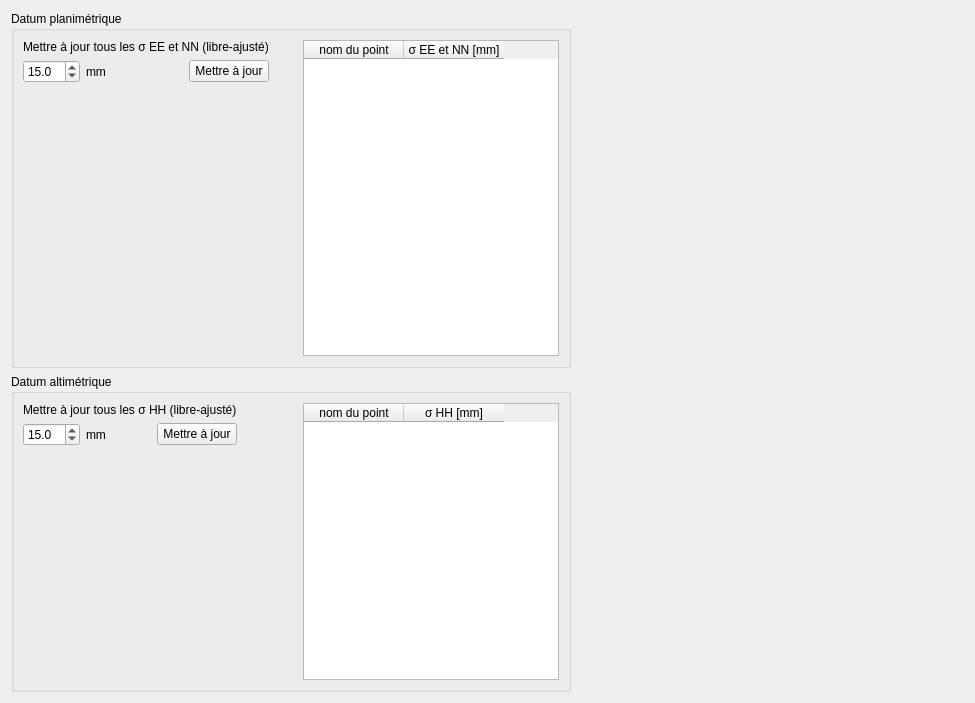
      <widget class="QWidget" name="tab_11">
       <attribute name="icon">
        <iconset>
         <normaloff>img/PF.png</normaloff>img/PF.png</iconset>
       </attribute>
       <attribute name="title">
        <string> Points fixes</string>
       </attribute>
       <layout class="QGridLayout" name="gridLayout_14" rowstretch="0,0">
        <item row="0" column="1" rowspan="2">
         <spacer name="horizontalSpacer_8">
          <property name="orientation">
           <enum>Qt::Horizontal</enum>
          </property>
          <property name="sizeHint" stdset="0">
           <size>
            <width>393</width>
            <height>600</height>
           </size>
          </property>
         </spacer>
        </item>
        <item row="0" column="0">
         <widget class="QGroupBox" name="groupBox_8">
          <property name="font">
           <font>
            <family>MS Shell Dlg 2</family>
            <pointsize>9</pointsize>
            <weight>50</weight>
            <italic>false</italic>
            <bold>false</bold>
           </font>
          </property>
          <property name="title">
           <string>Datum planimétrique</string>
          </property>
          <layout class="QGridLayout" name="gridLayout_12">
           <item row="0" column="0" colspan="4">
            <widget class="QLabel" name="label_50">
             <property name="text">
              <string>Mettre à jour tous les σ EE et NN (libre-ajusté)</string>
             </property>
            </widget>
           </item>
           <item row="0" column="5" rowspan="3">
            <widget class="QTableWidget" name="tableWidgetDatumPlani">
             <property name="styleSheet">
              <string notr="true">font: 8pt &quot;MS Shell Dlg 2&quot;;</string>
             </property>
             <property name="editTriggers">
              <set>QAbstractItemView::AnyKeyPressed|QAbstractItemView::DoubleClicked|QAbstractItemView::EditKeyPressed|QAbstractItemView::SelectedClicked</set>
             </property>
             <attribute name="verticalHeaderVisible">
              <bool>false</bool>
             </attribute>
             <column>
              <property name="text">
               <string>nom du point</string>
              </property>
             </column>
             <column>
              <property name="text">
               <string>σ EE et NN [mm]</string>
              </property>
             </column>
            </widget>
           </item>
           <item row="1" column="0">
            <widget class="QDoubleSpinBox" name="planiEcartTypePoint">
             <property name="decimals">
              <number>1</number>
             </property>
             <property name="maximum">
              <double>100.000000000000000</double>
             </property>
             <property name="singleStep">
              <double>1.000000000000000</double>
             </property>
             <property name="value">
              <double>15.000000000000000</double>
             </property>
            </widget>
           </item>
           <item row="1" column="1">
            <widget class="QLabel" name="label_45">
             <property name="text">
              <string>mm</string>
             </property>
            </widget>
           </item>
           <item row="1" column="3">
            <widget class="QPushButton" name="adaptSigmaPlani">
             <property name="text">
              <string>Mettre à jour</string>
             </property>
            </widget>
           </item>
           <item row="1" column="4">
            <spacer name="horizontalSpacer">
             <property name="orientation">
              <enum>Qt::Horizontal</enum>
             </property>
             <property name="sizeHint" stdset="0">
              <size>
               <width>28</width>
               <height>20</height>
              </size>
             </property>
            </spacer>
           </item>
           <item row="2" column="2">
            <spacer name="verticalSpacer_5">
             <property name="orientation">
              <enum>Qt::Vertical</enum>
             </property>
             <property name="sizeHint" stdset="0">
              <size>
               <width>20</width>
               <height>267</height>
              </size>
             </property>
            </spacer>
           </item>
          </layout>
         </widget>
        </item>
        <item row="1" column="0">
         <widget class="QGroupBox" name="groupBox_9">
          <property name="font">
           <font>
            <family>MS Shell Dlg 2</family>
            <pointsize>9</pointsize>
            <weight>50</weight>
            <italic>false</italic>
            <bold>false</bold>
           </font>
          </property>
          <property name="title">
           <string>Datum altimétrique</string>
          </property>
          <layout class="QGridLayout" name="gridLayout_13">
           <item row="0" column="0" colspan="4">
            <widget class="QLabel" name="label_55">
             <property name="text">
              <string>Mettre à jour tous les σ HH (libre-ajusté)</string>
             </property>
            </widget>
           </item>
           <item row="0" column="5" rowspan="3">
            <widget class="QTableWidget" name="tableWidgetDatumAlti">
             <property name="styleSheet">
              <string notr="true">font: 8pt &quot;MS Shell Dlg 2&quot;;</string>
             </property>
             <property name="editTriggers">
              <set>QAbstractItemView::AnyKeyPressed|QAbstractItemView::DoubleClicked|QAbstractItemView::EditKeyPressed|QAbstractItemView::SelectedClicked</set>
             </property>
             <attribute name="verticalHeaderVisible">
              <bool>false</bool>
             </attribute>
             <column>
              <property name="text">
               <string>nom du point</string>
              </property>
             </column>
             <column>
              <property name="text">
               <string>σ HH [mm]</string>
              </property>
             </column>
            </widget>
           </item>
           <item row="1" column="0">
            <widget class="QDoubleSpinBox" name="altiEcartTypePoint">
             <property name="decimals">
              <number>1</number>
             </property>
             <property name="maximum">
              <double>100.000000000000000</double>
             </property>
             <property name="singleStep">
              <double>1.000000000000000</double>
             </property>
             <property name="value">
              <double>15.000000000000000</double>
             </property>
            </widget>
           </item>
           <item row="1" column="1">
            <widget class="QLabel" name="label_46">
             <property name="text">
              <string>mm</string>
             </property>
            </widget>
           </item>
           <item row="1" column="3">
            <widget class="QPushButton" name="adaptSigmaAlti">
             <property name="text">
              <string>Mettre à jour</string>
             </property>
            </widget>
           </item>
           <item row="1" column="4">
            <spacer name="horizontalSpacer_2">
             <property name="orientation">
              <enum>Qt::Horizontal</enum>
             </property>
             <property name="sizeHint" stdset="0">
              <size>
               <width>44</width>
               <height>20</height>
              </size>
             </property>
            </spacer>
           </item>
           <item row="2" column="2">
            <spacer name="verticalSpacer_6">
             <property name="orientation">
              <enum>Qt::Vertical</enum>
             </property>
             <property name="sizeHint" stdset="0">
              <size>
               <width>20</width>
               <height>228</height>
              </size>
             </property>
            </spacer>
           </item>
          </layout>
         </widget>
        </item>
       </layout>
      </widget>
